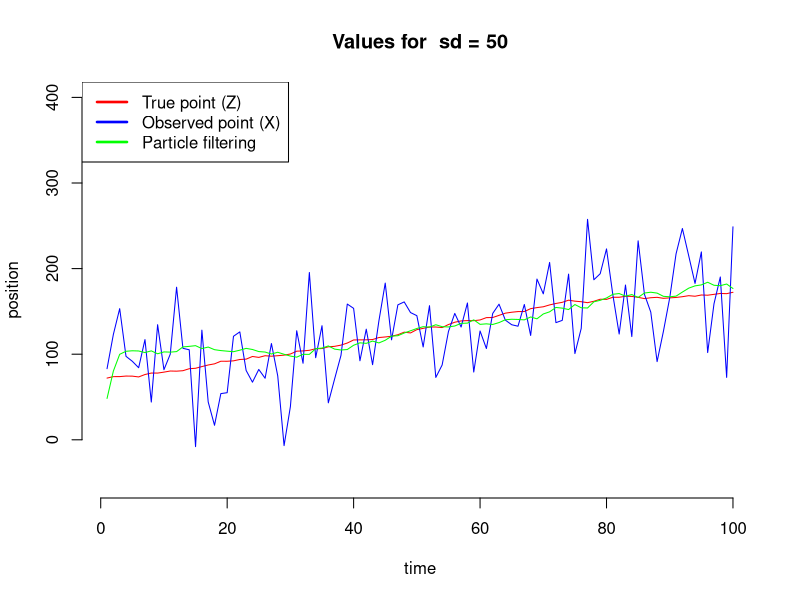
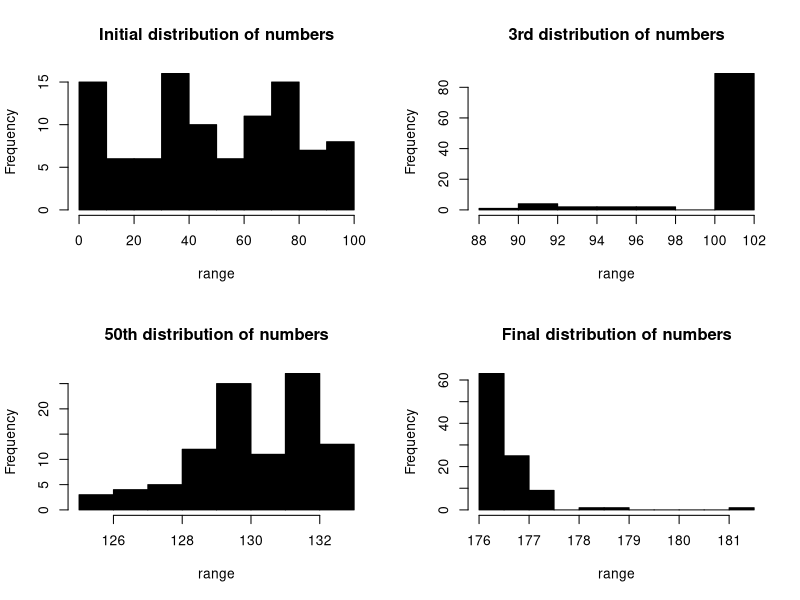

Generate these figures, in order, with R:
##########
#####1
set.seed(12345)
#######Generating model
#initial model
p1<-runif(1,0,100)

# Transition

sd_T<-1
sd_E<-50

Transition<- function(n,p0, sd_2){
  z<- integer(n)
  z[1]<-p0
  for(i in 2:n){
    p<- sample(c(z[i-1]+2,z[i-1],z[i-1]+1),1)
    z[i]<-rnorm(1,p,sqrt(sd_2))
    }
  return(z)
}
myZ<-Transition(100, p0= p1, sd_2= sd_T**2)
##Emission model


Emission<- function(vectorz, sd_2){
  n<- length(vectorz)
  x<- integer(n)
  for(i in 1:n){
    p<- sample(c(vectorz[i]-1,vectorz[i],vectorz[i]+1),1)
    x[i]<-rnorm(1,p,sqrt(sd_2))
  }
  return(x)
}
x_t<- Emission(myZ, sd_2 = sd_E**2)

#####################
weights<- rep(0.01,100)
X<-runif(100,0,100)
calculationprob<- function(simulations, init_weights, grid, sd_E, sd_T, x_t= x_t){
  n<- length(grid)
  parameters<- matrix( ncol = n,nrow = simulations)
  newweigths<- matrix(ncol = n,nrow = simulations)
  
  newweigths[1,]<-init_weights/sum(init_weights)
  parameters[1,]<-sample(x =grid,size = n, replace=TRUE, prob = newweigths[1,])
 ### sample(dnorm(parameters[1,],grid) Left that
  xt<- integer(100)
  for(i in 2:simulations){
    
    for(j in 1:simulations){
      xt[j]<-Transition(2,parameters[i-1,j],sd_T)[2]
    }
    newweigths[i,]<-dnorm(x_t[i-1], xt, sqrt(sd_E))/sum(dnorm(x_t[i-1], xt,sqrt(sd_E)))
    parameters[i,]<-sample(xt, size =n, replace=TRUE, prob = newweigths[i,])

  }
  result<- list(parameters = parameters, weights=newweigths)
  return(result)  
}
sd_2T<-1
sd_2E<-1

trial<-calculationprob(simulations =100, init_weights = weights, grid= X, 
                       sd_T = sd_T, sd_E = sd_E,x_t= x_t)
parameter_est<-trial$parameters
parameter_est

plotting<- function(Z=myZ,  X=x_t , particle= trial$parameters){
  n<-1:length(Z)
  for(i in n){
    plot(0, xlim= c(1,300), ylim = c(0,150 ),bty='n',pch='',ylab='sep representation for clearness',xlab='position')
    points(y = 20, x = Z[i], col ="red")
    points(y = 30, x = X[i], col ="blue")
    points(y =rep(40, 100), x = particle[i,], col = "green")
    legend("topleft", # places a legend at the appropriate place 
           c("True point (Z) ", "Estimated point (X)", "Particle filtering"), # puts text in the legend
           lty=c(1,1), # gives the legend appropriate symbols (lines)
           lwd=c(2.5,2.5),col=c("Red"," blue", "Green")) # gives the legend lines the correct color and width
            Sys.sleep(0.2)
  }
}
par(mfrow=c(1,1))
#plotting()


par(mfrow=c(1,1))
plot(0, xlim= c(1,100), ylim = c(-50,400),
     bty='n',pch='',ylab='position',xlab='time', main = paste0("Values for  sd = ", sd_E))
lines(x = 1:100, y = myZ, col ="red")
lines(x = 1:100, y = x_t, col ="blue")
lines(x =1:100, y = apply(trial$parameters,1,mean), col = "green")
legend("topleft", # places a legend at the appropriate place 
       c("True point (Z) ", "Observed point (X)", "Particle filtering"), # puts text in the legend
       lty=c(1,1), # gives the legend appropriate symbols (lines)
       lwd=c(2.5,2.5),col=c("Red"," blue", "Green")) # gives the legend lines the correct color and width

par(mfrow=c(2,2))
hist(trial$parameters[1,], main= "Initial distribution of numbers", xlab = "range", col = "black")
hist(trial$parameters[3,], main= "3rd distribution of numbers", xlab = "range", col = "black")
hist(trial$parameters[50,], main= "50th distribution of numbers", xlab = "range", col = "black")
hist(trial$parameters[100,], main= "Final distribution of numbers", xlab = "range", col = "black")


